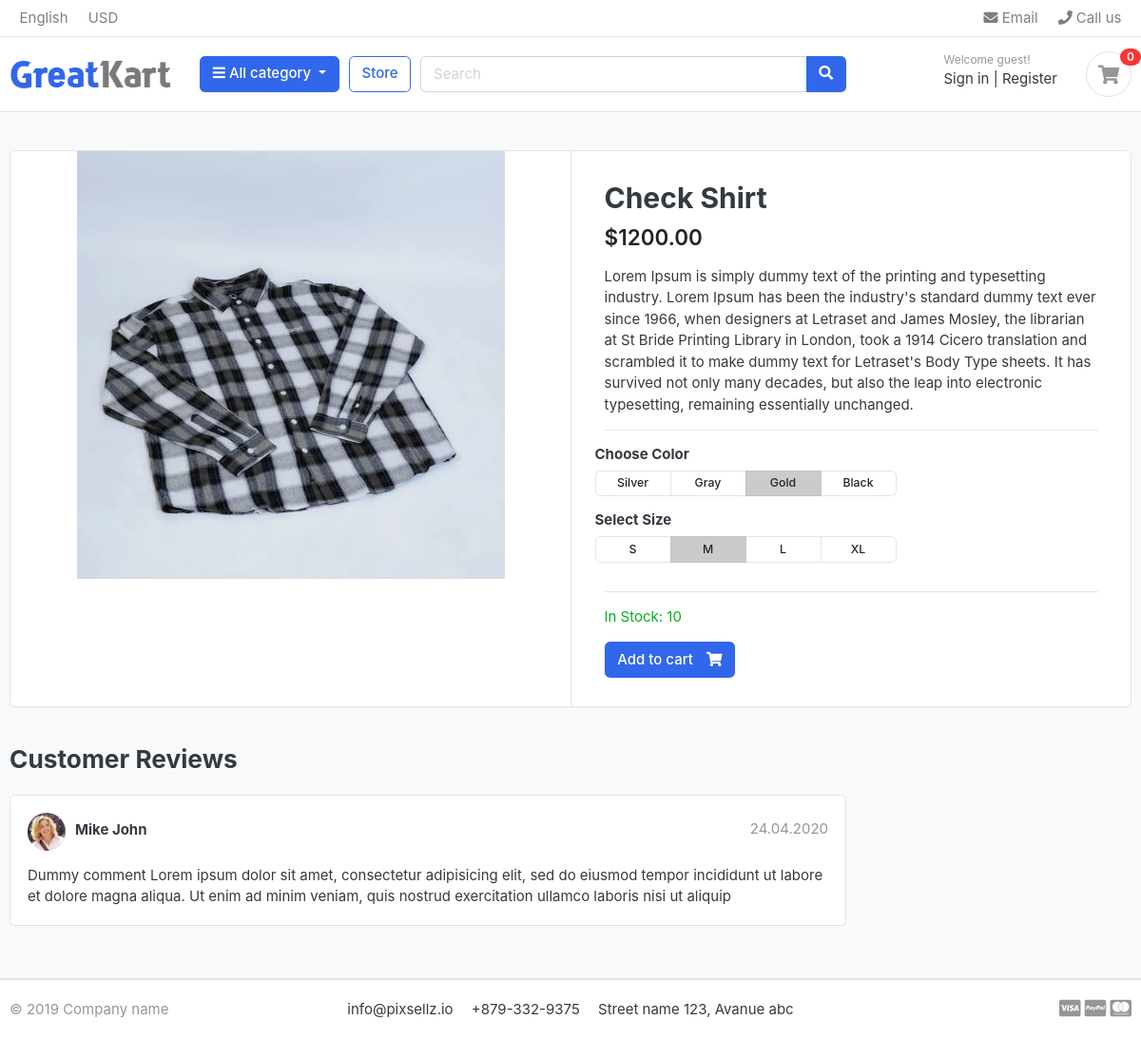
The app's page /store/t-shirt/check-shirt/ with its own data.
### store/models.py (models this page shows, shortened)
class Product(models.Model):
    product_name = models.CharField(max_length=100, unique=True)
    slug = models.SlugField(max_length=100, unique=True)
    description = models.TextField(max_length=500,blank=True)
    price = models.IntegerField()
    images = models.ImageField(upload_to='photos/products')
    stock = models.IntegerField()
    is_available = models.BooleanField(default=True)
    category = models.ForeignKey(Category, on_delete=models.CASCADE)
    created_date = models.DateTimeField(auto_now_add=True)
    modefied_date = models.DateTimeField(auto_now=True)

### store/views.py (the view)
# urls.py: path('<slug:category_slug>/<slug:product_slug>/', views.product_detail, name='product_detail'),
def product_detail(request, category_slug, product_slug):
    try:
        single_product = Product.objects.get(category__slug=category_slug, slug=product_slug)
        in_cart = CartItem.objects.filter(cart__cart_id = _cart_id(request), product=single_product).exists()
    except  Exception as e:
        raise e
    context = {
        'single_product' : single_product,
        'in_cart' : in_cart
    }
    return render(request, "store/product_detail.html", context)

### carts/views.py (called while the page is built)
def _cart_id(request):
    cart = request.session.session_key
    if not cart:
        cart = request.session.create()
    return cart

### category/context_processors.py (called while the page is built)
def menu_links(request):
    links = Category.objects.all()
    return dict(links=links)

### category/models.py (called while the page is built)
    def get_url(self):
        return reverse('products_by_category', args=[self.slug])

### templates/store/product_detail.html (shortened to what this page needs)
{% extends "base.html" %}
{% load static %}
{% block content %}
<section class="section-content padding-y bg">
  <div class="container">
    <div class="card">
      <div class="row no-gutters">
        <aside class="col-md-6">
          <article class="gallery-wrap">
            <div class="img-big-wrap">
              <a href="{{ single_product.images.url }}"><img src="{{ single_product.images.url }}" alt="{{ single_product.product_name }}" /></a>
            </div>
          </article>
        </aside>
        <main class="col-md-6 border-left">
          <article class="content-body">
            <h2 class="title">{{ single_product.product_name }}</h2>
            <div class="mb-3">
              <var class="price h4">${{ single_product.price|floatformat:2 }}</var>
            </div>
            <p>
              {{ single_product.description }}
            </p>
            <hr />
            <div class="row">
              <div class="item-option-select">
                <h6>Choose Color</h6>
                <div
                  class="btn-group btn-group-sm btn-group-toggle"
                  data-toggle="buttons"
                >
                  <label class="btn btn-light">
                    <input type="radio" name="radio_color" /> Silver
                  </label>
                  <label class="btn btn-light">
                    <input type="radio" name="radio_color" /> Gray
                  </label>
                  <label class="btn btn-light active">
                    <input type="radio" name="radio_color checked" /> Gold
                  </label>
                  <label class="btn btn-light">
                    <input type="radio" name="radio_color" /> Black
                  </label>
                </div>
              </div>
            </div>
            <div class="row">
              <div class="item-option-select">
                <h6>Select Size</h6>
                <div
                  class="btn-group btn-group-sm btn-group-toggle"
                  data-toggle="buttons"
                >
                  <label class="btn btn-light">
                    <input type="radio" name="radio_color" /> S
                  </label>
                  <label class="btn btn-light active">
                    <input type="radio" name="radio_color" checked /> M
                  </label>
                  <label class="btn btn-light">
                    <input type="radio" name="radio_color" /> L
                  </label>
                  <label class="btn btn-light">
                    <input type="radio" name="radio_color" /> XL
                  </label>
                </div>
              </div>
            </div>
            <hr />
            {% if single_product.stock <= 0  %}
              <p class="text-danger">This product is out of stock.</p>
            {% else %}
            {% if in_cart %}
            <a href="#" class="btn btn-success">
              <span class="text">Added to cart</span>
              <i class="fas fa-check"></i>
            </a>
            <a href="{% url "cart" %}" class="btn btn-outline-primary">
              <span class="text">View cart</span>
              <i class="fas fa-eye"></i>
            </a>
            {% else %}
              <p class="text-success">In Stock: {{ single_product.stock }}</p>
            <a href="{% url "add_cart" single_product.id %}" class="btn btn-primary">
              <span class="text">Add to cart</span>
              <i class="fas fa-shopping-cart"></i>
            </a>
            {% endif %}
            {% endif %}
          </article>
        </main>
      </div>
    </div>
    <br />
    <div class="row">
      <div class="col-md-9">
        <header class="section-heading">
          <h3>Customer Reviews</h3>
        </header>
        <article class="box mb-3">
          <div class="icontext w-100">
            <img
              src="./images/avatars/avatar1.jpg"
              class="img-xs icon rounded-circle"
            />
            <div class="text">
              <span class="date text-muted float-md-right">24.04.2020 </span>
              <h6 class="mb-1">Mike John</h6>
            </div>
          </div>
          <div class="mt-3">
            <p>
              Dummy comment Lorem ipsum dolor sit amet, consectetur adipisicing
              elit, sed do eiusmod tempor incididunt ut labore et dolore magna
              aliqua. Ut enim ad minim veniam, quis nostrud exercitation ullamco
              laboris nisi ut aliquip
            </p>
          </div>
        </article>
      </div>
    </div>
  </div>
</section>
{% endblock %}

### static/css/ui.css (style rules this page uses)
html { font-family: "Inter", sans-serif; font-size: 15px; }
.content-body { flex: 1 1 auto; padding: 2rem 2.3rem; }
.img-xs, .img-sm, .img-md, .img-lg { -o-object-fit: cover; object-fit: cover; flex-shrink: 0; flex-grow: 0; }
.img-xs { width: 40px; height: 40px; }
.padding-y { padding-top: 40px; padding-bottom: 40px; }
var { font-style: normal; }
article:after, .form-group:after { display: block; clear: both; content: ""; }
.bg { background-color: #f8f9fa; }
.section-heading { margin-bottom: 20px; margin-top: 15px; }
p:last-child { margin-bottom: 0; }
.btn-light { background-color: #fff; border-color: #e4e4e4; }
.btn .text + i { margin-left: 10px; }
.icontext { display: inline-flex; align-items: center; vertical-align: middle; }
.icontext .text { width: 100%; line-height: 1.2; }
.icontext .icon { position: relative; margin-right: 10px; flex-shrink: 0; flex-grow: 0; }
.price { font-weight: 600; color: #212529; }
.box { padding: 18px; background: #fff; border-radius: 0.37rem; border: 1px solid #e4e4e4; }
.box img { max-width: 100%; }
.gallery-wrap .img-big-wrap { margin-bottom: 10px; border-radius: 0.37rem; overflow: hidden; background-color: #fff; }
.gallery-wrap .img-big-wrap a { text-align: center; display: block; }
.gallery-wrap .img-big-wrap img { height: 450px; width: auto; display: inline-block; }
.item-option-select { margin-bottom: 1rem; display: inline-block; margin-right: 15px; }
.item-option-select .btn { min-width: 80px; }

### records on screen
Product: images (picture), product_name "Check Shirt", price "1200.00", description "Lorem Ipsum is simply dummy text of the printing and typesetting industry. Lorem Ipsum has been the industry's standard dummy text ever since 1966, when designers at Letraset and James Mosley, the librarian at St Bride Printing Library in London, took a 1914 Cicero translation and scrambled it to make dummy text for Letraset's Body Type sheets. It has survived not only many decades, but also the leap into electronic typesetting, remaining essentially unchanged.", stock "10"
